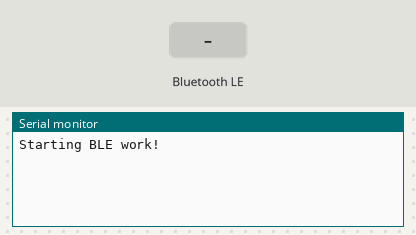
A sketch run on a simulated ESP32. Shown: the last lines printed to the serial monitor. Inputs (shaded band) come from the test bench. Nothing arrives over Bluetooth unless stated; a phone connects over Bluetooth LE 3 s after start.

Above: at 1.2 s.
1.3 s: Bluetooth LE write "1" received
At 1.7 s:
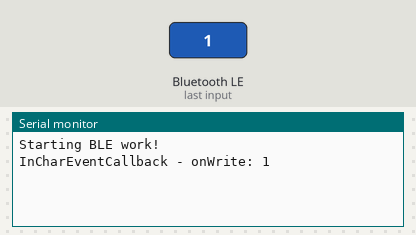
4.3 s: Bluetooth LE write "0" received
At 5.2 s:
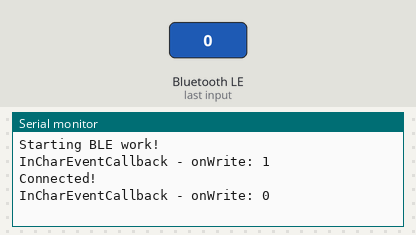

Measured:
- after the input at 1.3 s, the serial monitor: prints a new line at once (image 1)
- after the input at 4.3 s, the serial monitor: prints a new line at once (image 2)

The sketch:

ESP32_BLE_Server_RW_Noti.ino
```cpp
/*
    Based on Neil Kolban example for IDF: https://github.com/nkolban/esp32-snippets/blob/master/cpp_utils/tests/BLE%20Tests/SampleServer.cpp
    Ported to Arduino ESP32 by Evandro Copercini
*/
#include "sys/time.h"

#include <BLEUtils.h>
#include <BLEDevice.h>
#include <BLEServer.h>
#include <BLEBeacon.h>
#include <BLECharacteristic.h>
#include <BLE2902.h>

// See the following for generating UUIDs:
// https://www.uuidgenerator.net/
// See the following for generating UUIDs: https://www.uuidgenerator.net/
#define BEACON_UUID           "8ec76ea3-6668-48da-9866-75be8bc86f4d" // UUID 1 128-Bit (may use linux tool uuidgen or random numbers via https://www.uuidgenerator.net/)
#define SERVICE_UUID          "4fafc201-1fb5-459e-8fcc-c5c9c331914b"
#define IN_CHARACTERISTIC_UUID "beb5483e-36e1-4688-b7f5-ea07361b26a8"
#define OUT_CHARACTERISTIC_UUID "beb5483e-36e1-4688-b7f5-ea07361b26fa"

BLEServer *pServer;
BLEService *pService;
BLECharacteristic *pCharIn;
BLECharacteristic *pCharOut;
BLEAdvertising *pAdvertising;

bool isConnected = false;

/**
 * Characteristic event callback
 */
class ServerEventCallback: public BLEServerCallbacks {
  void onConnect(BLEServer* pServer) {
    Serial.println("Connected!");
    isConnected = true;
  }
  void onDisconnect(BLEServer* pServer) {
    Serial.println("Disconnected!");
    isConnected = false;
  }
}; // ServerEventCallback

/**
 * Characteristic event callback
 */
class InCharEventCallback: public BLECharacteristicCallbacks {
  void onWrite(BLECharacteristic* pChar) {
    Serial.print("InCharEventCallback - onWrite: ");
    Serial.println(pChar->getValue().c_str());
  }
}; // InCharEventCallback

class OutCharEventCallback: public BLECharacteristicCallbacks {
  void onRead(BLECharacteristic* pChar) {
    Serial.println("OutCharEventCallback - onRead: ");
    //pChar->setValue("Hello World!");
  }
}; // OutCharEventCallback

InCharEventCallback *pCharInCallback;
OutCharEventCallback *pCharOutCallback;


void setup() {
  Serial.begin(115200);
  Serial.println("Starting BLE work!");

  initBle();

  startAdvertising();
}

void loop() {
  if(isConnected) {
    int input_max = 20;
    char input_char[] = {0x00, 0x00, 0x00, 0x00, 0x00,
                            0x00, 0x00, 0x00, 0x00, 0x00,
                            0x00, 0x00, 0x00, 0x00, 0x00,
                            0x00, 0x00, 0x00, 0x00, 0x00};
    int i=0;
    while(Serial.available()) {
      char input = Serial.read();
      input_char[i] = input;
      i++;
      if(i >= input_max) break;
    }

    if(i > 0) {
      pCharOut->setValue((uint8_t*)input_char, i);
      pCharOut->notify();
    }
  }

  delay(100);
}

void initBle() {
  // Create the BLE Device
  BLEDevice::init("");
  // Create the BLE Server
  pServer = BLEDevice::createServer();
  pServer->setCallbacks(new ServerEventCallback());

  setService();
}

void startAdvertising() {
  // Create advertising manager
  pAdvertising = pServer->getAdvertising();

  // Set beacon data
  setBeacon();

  // Start advertising
  pAdvertising->start();
}

void stopAdvertising() {
  // Stop advertising
  pAdvertising->stop();
}

void setBeacon() {
  BLEBeacon oBeacon = BLEBeacon();
  oBeacon.setProximityUUID(BLEUUID(BEACON_UUID));
  oBeacon.setMajor(1);
  oBeacon.setMinor(1);
  oBeacon.setManufacturerId(0x4C00); // fake Apple 0x004C LSB (ENDIAN_CHANGE_U16!)

  BLEAdvertisementData oAdvertisementData = BLEAdvertisementData();
  BLEAdvertisementData oScanResponseData = BLEAdvertisementData();

  oAdvertisementData.setFlags(0x04); // BR_EDR_NOT_SUPPORTED 0x04

  std::string strServiceData = "";
  strServiceData += (char)26;     // Len
  strServiceData += (char)0xFF;   // Type
  strServiceData += oBeacon.getData();
  oAdvertisementData.addData(strServiceData);

  oScanResponseData.setName("MyBLE");

  pAdvertising->setAdvertisementData(oAdvertisementData);
  pAdvertising->setScanResponseData(oScanResponseData);
}

void setService() {
  pService = pServer->createService(SERVICE_UUID);
  pCharIn = pService->createCharacteristic(
                                         IN_CHARACTERISTIC_UUID,
                                         BLECharacteristic::PROPERTY_WRITE
                                       );
  pCharOut = pService->createCharacteristic(
                                         OUT_CHARACTERISTIC_UUID,
                                         BLECharacteristic::PROPERTY_READ |
                                         BLECharacteristic::PROPERTY_NOTIFY
                                       );
  pCharOut->addDescriptor(new BLE2902());

  pCharInCallback = new InCharEventCallback();
  pCharOutCallback = new OutCharEventCallback();
  pCharIn->setCallbacks(pCharInCallback);
  pCharOut->setCallbacks(pCharOutCallback);
  pService->start();
}
```
